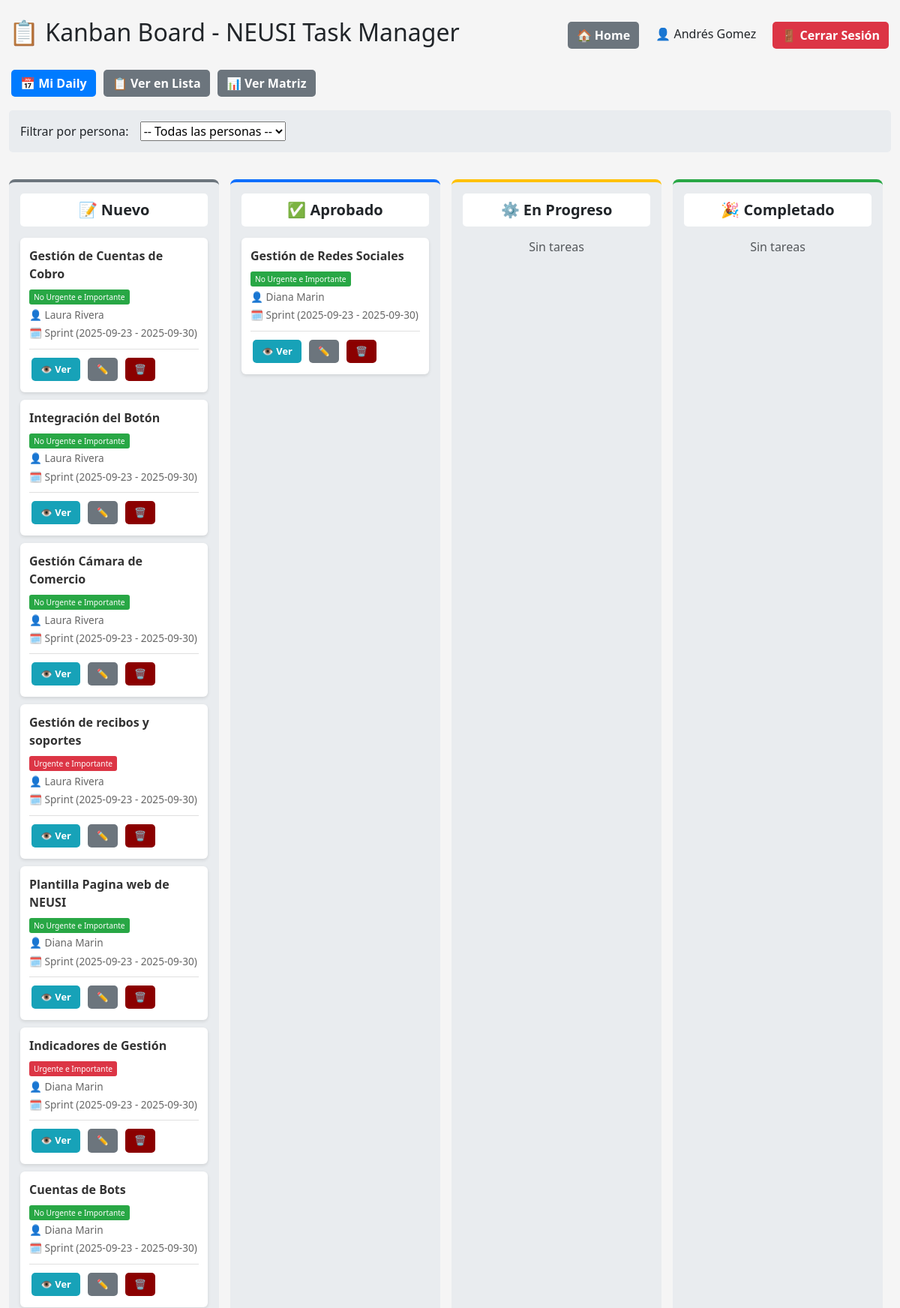
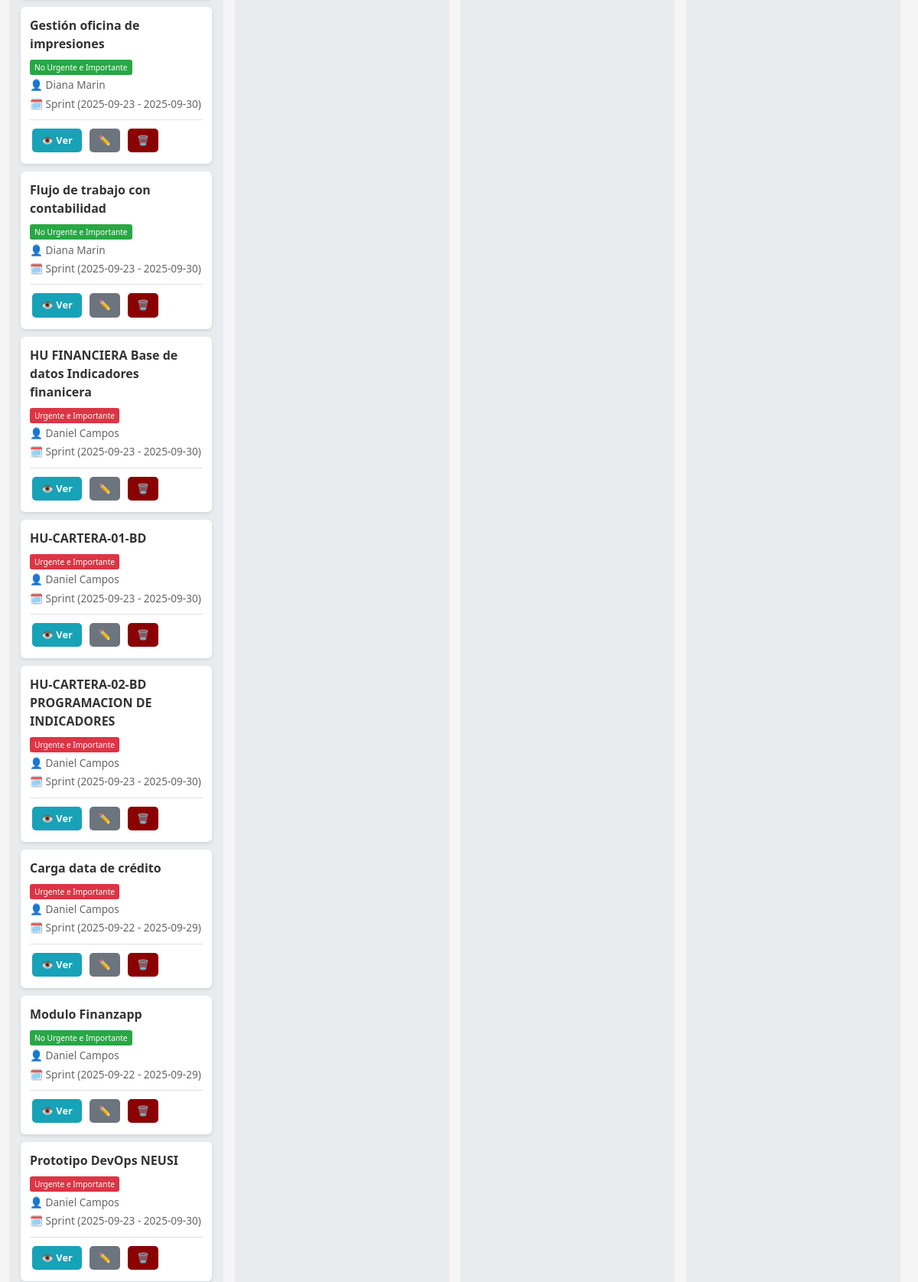
The app's page /kanban/ (signed in, upper part) with its own data (2 pictures, top to bottom).
### backlog/models.py (models this page shows, shortened)
class Tarea(models.Model):
    MATRIZ_CHOICES = [
        ("UI", "Urgente e Importante"),
        ("NUI", "No Urgente e Importante"),
        ("UNI", "Urgente y No Importante"),
        ("NUNI", "No Urgente y No Importante"),
    ]
    ESTADO_CHOICES = [
        ("NUEVO", "Nuevo"),
        ("APROBADO", "Aprobado"),
        ("EN_PROGRESO", "En Progreso"),
        ("COMPLETADO", "Completado"),
        ("BLOQUEADO", "Bloqueado"),
    ]
    titulo = models.CharField(max_length=200)
    descripcion = models.TextField(blank=True)
    criterios_aceptacion = models.TextField(
        blank=True,
        help_text="Criterios que deben cumplirse para cerrar esta tarea"
    )
    categoria = models.CharField(max_length=4, choices=MATRIZ_CHOICES)
    estado = models.CharField(
        max_length=20,
        choices=ESTADO_CHOICES,
        default="NUEVO",
        help_text="Estado actual de la tarea en el workflow"
    )
    asignado_a = models.ForeignKey(
        Integrante,
        on_delete=models.SET_NULL,
        null=True,
        blank=True,
        related_name="tareas_asignadas"
    )
    sprint = models.ForeignKey(Sprint, on_delete=models.CASCADE)
    completada = models.BooleanField(default=False)
    fecha_cierre = models.DateTimeField(null=True, blank=True)
    informe_cierre = models.FileField(
        upload_to="informes_cierre/",
        blank=True,
        null=True,
        help_text="Archivo requerido para cerrar la tarea"
    )

class Integrante(models.Model):
    ROL_PERMISOS = {
        "Lider Bases de datos": ["crear_tareas", "agregar_evidencias", "editar_tareas"],
        "Scrum Master / PO": ["crear_tareas", "agregar_evidencias", "editar_tareas"],
    }
    user = models.OneToOneField(User, on_delete=models.CASCADE)
    rol = models.CharField(max_length=100, blank=True)
    def puede_crear_tareas(self):
        permisos = self.ROL_PERMISOS.get(self.rol, [])
        return "crear_tareas" in permisos

class Sprint(models.Model):
    nombre = models.CharField(max_length=50, default="Sprint")
    inicio = models.DateField()
    fin = models.DateField()
    def __str__(self):
        return f"{self.nombre} ({self.inicio} - {self.fin})"

### backlog/views.py (the view)
# urls.py: path("kanban/", views.kanban_board, name="kanban_board"),
@login_required
def kanban_board(request):
    try:
        usuario_integrante = request.user.integrante
        tiene_permisos_admin = usuario_integrante.puede_crear_tareas()
    except AttributeError:
        tiene_permisos_admin = False
        usuario_integrante = None
    if tiene_permisos_admin:
        tareas = Tarea.objects.all().select_related("asignado_a", "sprint")
        integrantes = Integrante.objects.all()
        persona_id = request.GET.get("persona")
        if persona_id:
            try:
                tareas = tareas.filter(asignado_a__id=persona_id)
            except (Integrante.DoesNotExist, ValueError):
                pass
    else:
        tareas = Tarea.objects.filter(asignado_a=usuario_integrante) if usuario_integrante else Tarea.objects.none()
        integrantes = []
    estados = {
        "nuevo": tareas.filter(estado="NUEVO"),
        "aprobado": tareas.filter(estado="APROBADO"),
        "en_progreso": tareas.filter(estado="EN_PROGRESO"),
        "completado": tareas.filter(estado="COMPLETADO"),
        "bloqueado": tareas.filter(estado="BLOQUEADO"),
    }
    return render(request, "backlog/kanban_board.html", {
        **estados,
        "integrantes": integrantes,
        "persona_id": persona_id if tiene_permisos_admin else None,
        "tiene_permisos_admin": tiene_permisos_admin,
    })

### backlog/templates/backlog/kanban_board.html (shortened to what this page needs)
{% load static %}
<!DOCTYPE html>
<html lang="es">
<head>
    <link href="https://cdn.jsdelivr.net/npm/bootstrap@5.3.0/dist/css/bootstrap.min.css" rel="stylesheet">
</head>
<body class="container-fluid mt-4">
    <div class="header-container">
        <h2>📋 Kanban Board - NEUSI Task Manager</h2>
        {% if request.user.is_authenticated %}
        <div>
            <a href="{% url 'home' %}" class="btn btn-secondary">🏠 Home</a>
            <span style="margin: 0 15px;">👤 {{ request.user.first_name|default:request.user.username }}</span>
            <a href="{% url 'logout' %}" class="btn btn-danger">🚪 Cerrar Sesión</a>
        </div>
        {% endif %}
    </div>
    <div class="mb-3">
        <a href="{% url 'daily_personal' %}" class="btn btn-primary">📅 Mi Daily</a>
        <a href="{% url 'backlog_lista' %}" class="btn btn-secondary">📋 Ver en Lista</a>
        <a href="{% url 'backlog_matriz' %}" class="btn btn-secondary">📊 Ver Matriz</a>
        {% if tiene_permisos_admin %}
        <div style="margin-top: 15px; padding: 15px; background: #e9ecef; border-radius: 5px;">
            <form method="get" style="display: inline-flex; align-items: center; gap: 15px;">
                <label for="persona">Filtrar por persona:</label>
                <select name="persona" id="persona" onchange="this.form.submit()">
                    <option value="">-- Todas las personas --</option>
                </select>
            </form>
        </div>
        {% else %}
        <div style="margin-top: 15px; padding: 15px; background: #d1ecf1; border-radius: 5px; border: 1px solid #bee5eb;">
            <strong style="color: #0c5460;">💡 Instrucciones:</strong>
            <span style="color: #0c5460;">Arrastra tus tareas entre las columnas para cambiar su estado.</span>
        </div>
        {% endif %}
    </div>
    <div class="kanban-container">
        <div class="kanban-column column-nuevo" data-estado="NUEVO">
            <h5>📝 Nuevo</h5>
            {% for tarea in nuevo %}
                <div class="task-card" draggable="true" data-id="{{ tarea.id }}">
                    <div class="task-title">{{ tarea.titulo }}</div>
                    <div class="task-meta">
                        <span class="badge-{{ tarea.categoria|lower }}">{{ tarea.get_categoria_display }}</span>
                    </div>
                    <div class="task-meta">👤 {{ tarea.asignado_a.user.first_name }}</div>
                    <div class="task-meta">🗓 {{ tarea.sprint }}</div>
                    <div class="task-actions">
                        <a href="{% url 'detalle_tarea' tarea.id %}" class="btn btn-info btn-sm">👁️ Ver</a>
                        {% if tiene_permisos_admin %}
                            <a href="{% url 'editar_tarea' tarea.id %}" class="btn btn-secondary btn-sm">✏️</a>
                            <a href="{% url 'eliminar_tarea' tarea.id %}" class="btn btn-delete btn-sm">🗑️</a>
                        {% endif %}
                    </div>
                </div>
            {% empty %}
                <p class="text-muted text-center">Sin tareas</p>
            {% endfor %}
        </div>
        <div class="kanban-column column-aprobado" data-estado="APROBADO">
            <h5>✅ Aprobado</h5>
            {% for tarea in aprobado %}
                <div class="task-card" draggable="true" data-id="{{ tarea.id }}">
                    <div class="task-title">{{ tarea.titulo }}</div>
                    <div class="task-meta">
                        <span class="badge-{{ tarea.categoria|lower }}">{{ tarea.get_categoria_display }}</span>
                    </div>
                    <div class="task-meta">👤 {{ tarea.asignado_a.user.first_name }}</div>
                    <div class="task-meta">🗓 {{ tarea.sprint }}</div>
                    <div class="task-actions">
                        <a href="{% url 'detalle_tarea' tarea.id %}" class="btn btn-info btn-sm">👁️ Ver</a>
                        {% if tiene_permisos_admin %}
                            <a href="{% url 'editar_tarea' tarea.id %}" class="btn btn-secondary btn-sm">✏️</a>
                            <a href="{% url 'eliminar_tarea' tarea.id %}" class="btn btn-delete btn-sm">🗑️</a>
                        {% endif %}
                    </div>
                </div>
            {% empty %}
                <p class="text-muted text-center">Sin tareas</p>
            {% endfor %}
        </div>
        <div class="kanban-column column-en-progreso" data-estado="EN_PROGRESO">
            <h5>⚙️ En Progreso</h5>
            {% for tarea in en_progreso %}
                <div class="task-card" draggable="true" data-id="{{ tarea.id }}">
                    <div class="task-title">{{ tarea.titulo }}</div>
                    <div class="task-meta">
                        <span class="badge-{{ tarea.categoria|lower }}">{{ tarea.get_categoria_display }}</span>
                    </div>
                    <div class="task-meta">👤 {{ tarea.asignado_a.user.first_name }}</div>
                    <div class="task-meta">🗓 {{ tarea.sprint }}</div>
                    <div class="task-actions">
                        <a href="{% url 'detalle_tarea' tarea.id %}" class="btn btn-info btn-sm">👁️ Ver</a>
                        {% if tiene_permisos_admin %}
                            <a href="{% url 'editar_tarea' tarea.id %}" class="btn btn-secondary btn-sm">✏️</a>
                            <a href="{% url 'eliminar_tarea' tarea.id %}" class="btn btn-delete btn-sm">🗑️</a>
                        {% endif %}
                    </div>
                </div>
            {% empty %}
                <p class="text-muted text-center">Sin tareas</p>
            {% endfor %}
        </div>
        <div class="kanban-column column-completado" data-estado="COMPLETADO">
            <h5>🎉 Completado</h5>
            {% for tarea in completado %}
                <div class="task-card" draggable="true" data-id="{{ tarea.id }}">
                    <div class="task-title">{{ tarea.titulo }}</div>
                    <div class="task-meta">
                        <span class="badge-{{ tarea.categoria|lower }}">{{ tarea.get_categoria_display }}</span>
                    </div>
                    <div class="task-meta">👤 {{ tarea.asignado_a.user.first_name }}</div>
                    <div class="task-meta">🗓 {{ tarea.sprint }}</div>
                    <div class="task-actions">
                        <a href="{% url 'detalle_tarea' tarea.id %}" class="btn btn-info btn-sm">👁️ Ver</a>
                        {% if tiene_permisos_admin %}
                            <a href="{% url 'editar_tarea' tarea.id %}" class="btn btn-secondary btn-sm">✏️</a>
                            <a href="{% url 'eliminar_tarea' tarea.id %}" class="btn btn-delete btn-sm">🗑️</a>
                        {% endif %}
                    </div>
                </div>
            {% empty %}
                <p class="text-muted text-center">Sin tareas</p>
            {% endfor %}
        </div>
    </div>
</body>
</html>

### backlog/templates/backlog/kanban_board.html (style rules this page uses)
body { background-color: #f5f5f5; }
.kanban-container { display: flex; gap: 15px; overflow-x: auto; padding: 20px 0; }
.kanban-column { min-width: 280px; flex: 1; background-color: #e9ecef; border-radius: 8px; padding: 15px; }
.kanban-column h5 { margin-bottom: 15px; font-weight: bold; text-align: center; padding: 10px; background-color: white; border-radius: 5px; }
.column-nuevo { border-top: 4px solid #6c757d; }
.column-aprobado { border-top: 4px solid #0d6efd; }
.column-en-progreso { border-top: 4px solid #ffc107; }
.column-completado { border-top: 4px solid #28a745; }
.task-card { background-color: white; border-radius: 6px; padding: 12px; margin-bottom: 10px; cursor: grab; box-shadow: 0 2px 4px rgba(0,0,0,0.1); transition: all 0.2s; }
.task-title { font-weight: bold; margin-bottom: 8px; color: #333; }
.task-meta { font-size: 0.85em; color: #666; margin: 4px 0; }
.task-actions { margin-top: 10px; padding-top: 8px; border-top: 1px solid #e0e0e0; }
.btn-sm { padding: 4px 8px; font-size: 0.8em; margin: 2px; }
.btn-info { background-color: #17a2b8; color: white; border: none; }
.btn-secondary { background-color: #6c757d; color: white; border: none; }
.btn-delete { background-color: #8B0000; color: white; border: none; }
.header-container { display: flex; justify-content: space-between; align-items: center; margin-bottom: 20px; }
.badge-ui { background-color: #dc3545; color: white; padding: 3px 6px; border-radius: 3px; font-size: 0.75em; }
.badge-nui { background-color: #28a745; color: white; padding: 3px 6px; border-radius: 3px; font-size: 0.75em; }
.btn { padding: 6px 12px; margin: 3px; border: none; border-radius: 5px; text-decoration: none; color: white; font-weight: bold; display: inline-block; }
.btn-primary { background-color: #007bff; }
.btn-secondary { background-color: #6c757d; }
.btn-danger { background-color: #dc3545; }

### records on screen
Tarea: titulo "Gestión de Cuentas de Cobro", categoria "No Urgente e Importante", asignado_a.user.first_name "Laura Rivera", sprint "Sprint (2025-09-23 - 2025-09-30)"
Tarea: titulo "Integración del Botón", categoria "No Urgente e Importante", asignado_a.user.first_name "Laura Rivera", sprint "Sprint (2025-09-23 - 2025-09-30)"
Tarea: titulo "Gestión Cámara de Comercio", categoria "No Urgente e Importante", asignado_a.user.first_name "Laura Rivera", sprint "Sprint (2025-09-23 - 2025-09-30)"
Tarea: titulo "Gestión de recibos y soportes", categoria "Urgente e Importante", asignado_a.user.first_name "Laura Rivera", sprint "Sprint (2025-09-23 - 2025-09-30)"
Tarea: titulo "Plantilla Pagina web de NEUSI", categoria "No Urgente e Importante", asignado_a.user.first_name "Diana Marin", sprint "Sprint (2025-09-23 - 2025-09-30)"
Tarea: titulo "Indicadores de Gestión", categoria "Urgente e Importante", asignado_a.user.first_name "Diana Marin", sprint "Sprint (2025-09-23 - 2025-09-30)"
Tarea: titulo "Cuentas de Bots", categoria "No Urgente e Importante", asignado_a.user.first_name "Diana Marin", sprint "Sprint (2025-09-23 - 2025-09-30)"
Tarea: titulo "Gestión oficina de impresiones", categoria "No Urgente e Importante", asignado_a.user.first_name "Diana Marin", sprint "Sprint (2025-09-23 - 2025-09-30)"
Tarea: titulo "Flujo de trabajo con contabilidad", categoria "No Urgente e Importante", asignado_a.user.first_name "Diana Marin", sprint "Sprint (2025-09-23 - 2025-09-30)"
Tarea: titulo "HU FINANCIERA Base de datos Indicadores finanicera", categoria "Urgente e Importante", asignado_a.user.first_name "Daniel Campos", sprint "Sprint (2025-09-23 - 2025-09-30)"
Tarea: titulo "HU-CARTERA-01-BD", categoria "Urgente e Importante", asignado_a.user.first_name "Daniel Campos", sprint "Sprint (2025-09-23 - 2025-09-30)"
Tarea: titulo "HU-CARTERA-02-BD PROGRAMACION DE INDICADORES", categoria "Urgente e Importante", asignado_a.user.first_name "Daniel Campos", sprint "Sprint (2025-09-23 - 2025-09-30)"
Tarea: titulo "Carga data de crédito", categoria "Urgente e Importante", asignado_a.user.first_name "Daniel Campos", sprint "Sprint (2025-09-22 - 2025-09-29)"
Tarea: titulo "Modulo Finanzapp", categoria "No Urgente e Importante", asignado_a.user.first_name "Daniel Campos", sprint "Sprint (2025-09-22 - 2025-09-29)"
Tarea: titulo "Prototipo DevOps NEUSI", categoria "Urgente e Importante", asignado_a.user.first_name "Daniel Campos", sprint "Sprint (2025-09-23 - 2025-09-30)"
Tarea: titulo "Gestión de Redes Sociales", categoria "No Urgente e Importante", asignado_a.user.first_name "Diana Marin", sprint "Sprint (2025-09-23 - 2025-09-30)"

### other values on screen
{{ request.user.first_name|default:request.user.username }} "Andrés Gomez"
